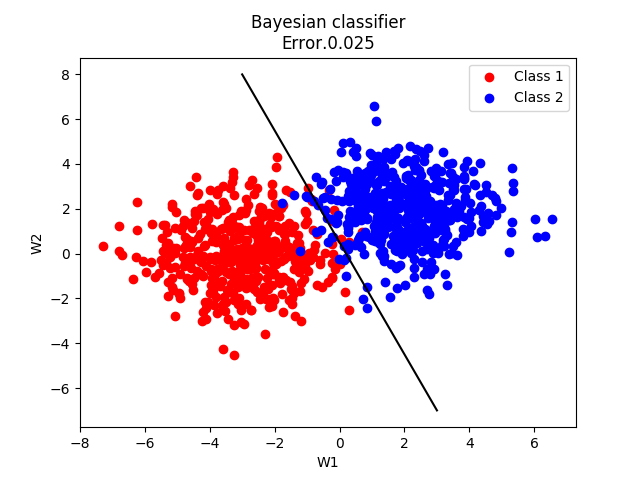

The Python source for this figure:
import numpy as np 
import matplotlib.pyplot as plt

# Generate Data with 2 classes classfied as 0 and 1
X = np.random.random((1000,2))

# Mean, Covaraince Matrix, Feature Probablity
num_features = 2
feat_mean = np.array([[-3,0], [2,2]])
cov_mat = np.array([ 
	[[2,0],[0,2]],
	[[2,0],[0,2]]
	])
feat_prob = np.array([0.5,0.5])
print(feat_mean[0].shape,cov_mat[0].shape)

X[0:500] = np.random.multivariate_normal(feat_mean[0,:],cov_mat[0],(500,)) 
X[500:1000] = np.random.multivariate_normal(feat_mean[1,:],cov_mat[1],(500,)) 
Y = np.zeros((1000,))
Y[0:500] = 0
Y[500:1000] = 1

# Shuffle data
shuffle = np.random.permutation(1000)

X = X[shuffle]
Y = Y[shuffle]

# Train data 
train_x  = X[0:700,:]
train_y  = Y[0:700]
# Test data
test_x  = X[700:1000,:]
test_y  = Y[700:1000]

# Let us define 2 gi(x) = >g1(x) and g2(x) for each get wi, and bi
W = []
b = []

for i in range(num_features):
	W.append(np.linalg.inv(cov_mat[i]).dot(feat_mean[i,:]))
	b.append(np.log(feat_prob[i]) + feat_mean[i].dot(np.linalg.inv(cov_mat[i])).dot(feat_mean[i]))	

print(W,b)

# As we only have 2 features g(x) = g1(x) - g2(x)
g1 = X.dot(W[0]) + b[0]
g2 = X.dot(W[1]) + b[1]

# 	Calculate error 
error = np.sum(np.abs((Y - (g2 > g1))))/1000

print("Error:",error)

plt.scatter(X[Y ==0,0], X[Y ==0,1], color='red',label='Class 1')
plt.scatter(X[Y ==1,0], X[Y ==1,1], color='blue', label='Class 2')
plt.title("Bayesian classifier\nError.{}".format(error))
plt.xlabel('W1')
plt.ylabel('W2')
# Now let us plot the classifier as a linear plot
x1 = np.linspace(-3,3,20)
x2 = -(x1*(W[1][0] - W[0][0]) + (b[1] - b[0]))/(W[1][1] - W[0][1] + 1e-7)

plt.plot(x1, x2, color='black')
plt.legend()
plt.show()
